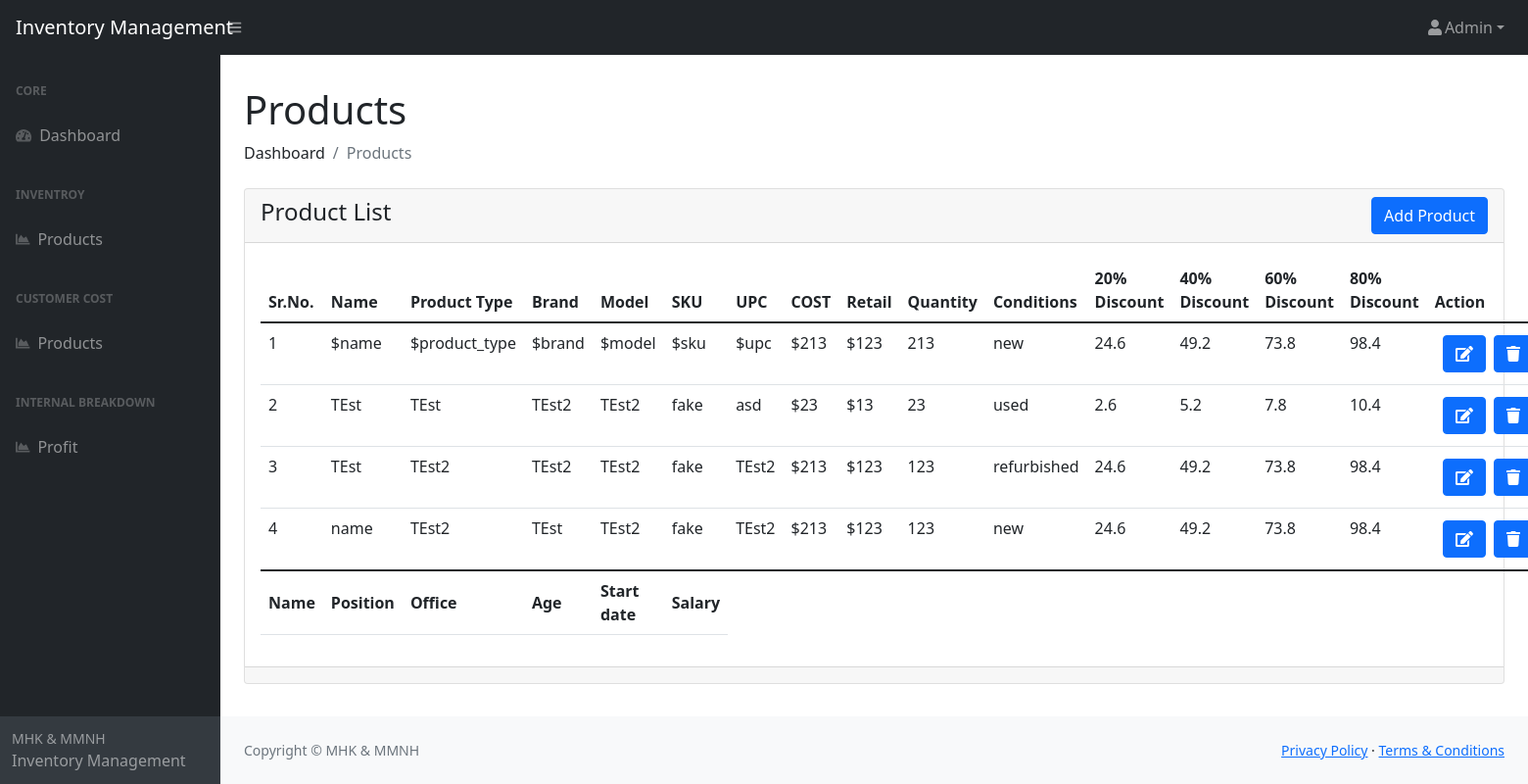
Screenshot of /productListWithDiscount.php (signed in) with the database file from the repository.
### tables this page shows
CREATE TABLE `products` (
  `id` int NOT NULL,
  `name` varchar(255) NOT NULL,
  `product_type` varchar(255) DEFAULT NULL,
  `brand` varchar(255) DEFAULT NULL,
  `model` varchar(255) DEFAULT NULL,
  `sku` varchar(255) DEFAULT NULL,
  `upc` varchar(255) DEFAULT NULL,
  `manufactor` varchar(255) DEFAULT NULL,
  `vendors` varchar(255) DEFAULT NULL,
  `cost` double NOT NULL,
  `retail` double NOT NULL,
  `discount` double DEFAULT NULL,
  `unit_weight` double DEFAULT NULL,
  `dimension` double DEFAULT NULL,
  `quantity` int DEFAULT NULL,
  `conditions` varchar(255) DEFAULT NULL,
  `image` varchar(255) DEFAULT NULL,
  `description` text,
  `created_at` timestamp NOT NULL DEFAULT CURRENT_TIMESTAMP,
  `updated_at` timestamp NOT NULL DEFAULT CURRENT_TIMESTAMP
);

### functions/_product.php (called while the page is built, shortened)
<?php
     include('db.php');
     function productList(){
          global $db;
          $query = "SELECT * FROM products";
          $result = mysqli_query($db, $query);
          if ($result->num_rows > 0) {
               while ($list = $result->fetch_assoc()) {
                    $arr[] = $list;
               }
               return $arr;
          }else{
               return 0;
          }
     }
?>

### productListWithDiscount.php (the view, shortened to what this page needs)
<?php
include('./components/HTML_Start.php');
include('./components/header.php');
include('./functions/_product.php');
$result = productList();
?>
<h1 class="mt-4">Products</h1>
<ol class="breadcrumb mb-4">
    <li class="breadcrumb-item">Dashboard</li>
    <li class="breadcrumb-item active">Products</li>
</ol>
<div class="card">
    <div class="card-header d-flex justify-content-between align-items-center">
        <h4 class="card-title">Product List</h4>
        <a href="./productAdd.php" class="btn btn-primary">Add Product</a>
    </div>
    <div class="card-body">
        <table class="table table-responsive table-hover" id="datatablesSimple">
            <thead>
                <tr>
                    <th>Sr.No.</th>
                    <th>Name</th>
                    <th>Product Type</th>
                    <th>Brand</th>
                    <th>Model</th>
                    <th>SKU</th>
                    <th>UPC</th>
                    <th>COST</th>
                    <th>Retail</th>
                    <th>Quantity</th>
                    <th>Conditions</th>
                    <th>20% Discount</th>
                    <th>40% Discount</th>
                    <th>60% Discount</th>
                    <th>80% Discount</th>
                    <th>Action</th>
                </tr>
            </thead>
            <tbody>
                <?php
                if ($result == 0) {
               ?>
                <tr>
                    <td class="text-center" colspan="10">No Product Found</td>
                </tr>
                <?php
                }else{
                     $sr = 1;
                    foreach ($result as $product) {
                        ?>
                <tr>
                    <td><?php echo $sr; ?></td>
                    <td>
                        <?php echo $product['name']; ?>
                    </td>
                    <td>
                        <?php echo $product['product_type']; ?>
                    </td>
                    <td>
                        <?php echo $product['brand']; ?>
                    </td>
                    <td>
                        <?php echo $product['model']; ?>
                    </td>
                    <td>
                        <?php echo $product['sku']; ?>
                    </td>
                    <td>
                        <?php echo $product['upc']; ?>
                    </td>
                    <td>
                        $<?php echo $product['cost']; ?>
                    </td>
                    <td>
                        $<?php echo $product['retail']; ?>
                    </td>
                    <td>
                        <?php echo $product['quantity']; ?>
                    </td>
                    <td>
                        <?php echo $product['conditions']; ?>
                    </td>
                    <td>
                        <?php
                            $percentage = 20;
                            $retail = $product['retail'];
                            $price =  ($retail / 100) * $percentage;
                            echo $price;
                        ?>
                    </td>
                    <td>
                        <?php
                            $percentage = 40;
                            $retail = $product['retail'];
                            $price =  ($retail / 100) * $percentage;
                            echo $price;
                        ?>
                    </td>
                    <td>
                        <?php
                            $percentage = 60;
                            $retail = $product['retail'];
                            $price =  ($retail / 100) * $percentage;
                            echo $price;
                        ?>
                    </td>
                    <td>
                        <?php
                            $percentage = 80;
                            $retail = $product['retail'];
                            $price =  ($retail / 100) * $percentage;
                            echo $price;
                        ?>
                    </td>
                    <td>
                        <div class="container p-1 d-flex justify-content-around align-items-center">
                            <a href="./productUpdate.php?id=<?php echo $product['id']; ?>"
                                class="btn mx-1 btn-primary"><i class="fa fa-edit" aria-hidden="true"></i></a>
                            <a onclick="confirm('Are you Sure');"
                                href="./functions/_delete_product.php?id=<?php echo $product['id']; ?>"
                                class="btn mx-1 btn-primary"><i class="fa fa-trash" aria-hidden="true"></i></a>
                        </div>
                    </td>
                </tr>
                <?php
                $sr++;
                    }
                }
                ?>
            </tbody>
            <tfoot>
                <tr>
                    <th>Name</th>
                    <th>Position</th>
                    <th>Office</th>
                    <th>Age</th>
                    <th>Start date</th>
                    <th>Salary</th>
                </tr>
            </tfoot>
        </table>
    </div>
    <div class="card-footer"></div>
</div>
<br>
<?php
include('./components/footer.php');
include('./components/HTML_End.php');
  ?>

### assets/css/style.css (style rules this page uses)
* { margin: 0px; padding: 0px; box-sizing: border-box; }

### rows the page displays
products: name "$name", product_type "$product_type", brand "$brand", model "$model", sku "$sku", upc "$upc", cost "213", retail "123", quantity "213", conditions "new", retail "24.6", retail "49.2", retail "73.8", retail "98.4"
products: name "TEst", product_type "TEst", brand "TEst2", model "TEst2", sku "fake", upc "asd", cost "23", retail "13", quantity "23", conditions "used", retail "2.6", retail "5.2", retail "7.8", retail "10.4"
products: name "TEst", product_type "TEst2", brand "TEst2", model "TEst2", sku "fake", upc "TEst2", cost "213", retail "123", quantity "123", conditions "refurbished", retail "24.6", retail "49.2", retail "73.8", retail "98.4"
products: name "name", product_type "TEst2", brand "TEst", model "TEst2", sku "fake", upc "TEst2", cost "213", retail "123", quantity "123", conditions "new", retail "24.6", retail "49.2", retail "73.8", retail "98.4"

### other values shown
$_SESSION['login']['username'] "Admin"
